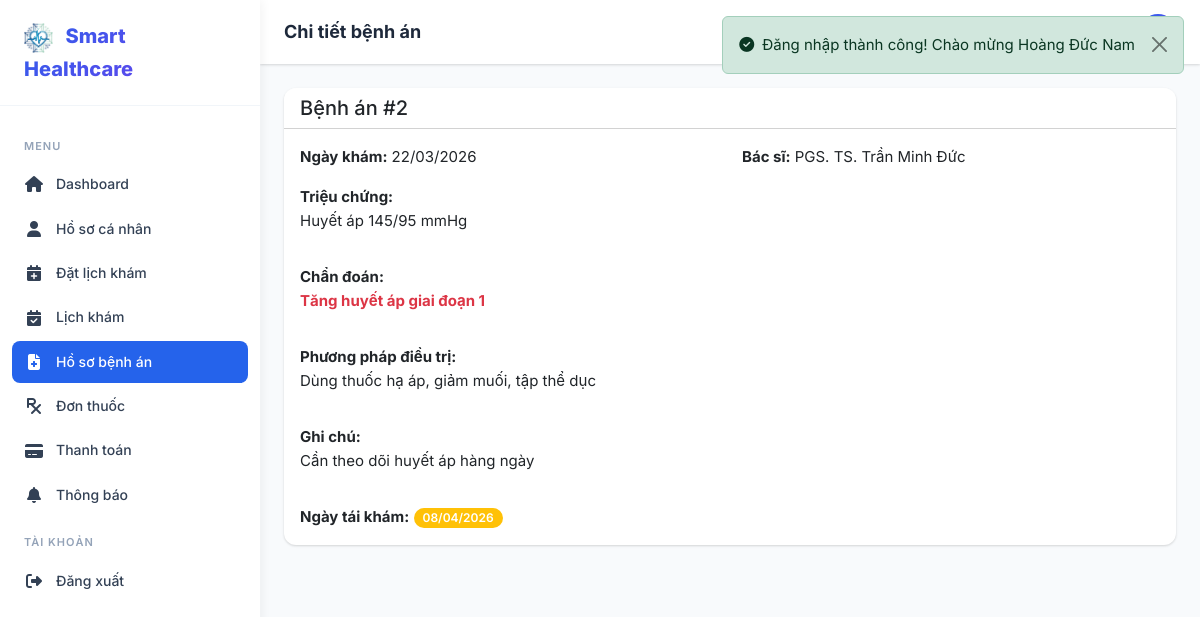
The app's page /patient/medical-records/2 (signed in) with its own data.
### tables this page shows
CREATE TABLE medical_records (
    id INT AUTO_INCREMENT PRIMARY KEY,
    appointment_id INT NOT NULL,
    patient_id INT NOT NULL,
    doctor_id INT NOT NULL,
    diagnosis TEXT DEFAULT NULL,
    symptoms TEXT DEFAULT NULL,
    treatment TEXT DEFAULT NULL,
    notes TEXT DEFAULT NULL,
    follow_up_date DATE DEFAULT NULL,
    created_at TIMESTAMP DEFAULT CURRENT_TIMESTAMP,
    updated_at TIMESTAMP DEFAULT CURRENT_TIMESTAMP ON UPDATE CURRENT_TIMESTAMP,
    INDEX idx_medrec_patient (patient_id),
    INDEX idx_medrec_doctor (doctor_id),
    FOREIGN KEY (appointment_id) REFERENCES appointments(id) ON DELETE CASCADE,
    FOREIGN KEY (patient_id) REFERENCES patients(id) ON DELETE CASCADE,
    FOREIGN KEY (doctor_id) REFERENCES doctors(id) ON DELETE CASCADE
);

CREATE TABLE users (
    id INT AUTO_INCREMENT PRIMARY KEY,
    role_id INT NOT NULL,
    email VARCHAR(255) NOT NULL UNIQUE,
    password VARCHAR(255) NOT NULL,
    full_name VARCHAR(255) NOT NULL,
    phone VARCHAR(20) DEFAULT NULL,
    avatar VARCHAR(500) DEFAULT NULL,
    status ENUM('active','inactive','banned') DEFAULT 'active',
    created_at TIMESTAMP DEFAULT CURRENT_TIMESTAMP,
    updated_at TIMESTAMP DEFAULT CURRENT_TIMESTAMP ON UPDATE CURRENT_TIMESTAMP,
    INDEX idx_users_email (email),
    INDEX idx_users_role (role_id),
    INDEX idx_users_status (status),
    FOREIGN KEY (role_id) REFERENCES roles(id) ON DELETE RESTRICT
);

### app/controllers/PatientController.php (called while the page is built, shortened)
<?php
class PatientController extends Controller
{
    public function medicalRecordDetail(string $id): void
    {
        $record = (new MedicalRecord())->findFull((int)$id);
        $images = (new MedicalImage())->byRecord((int)$id);
        $this->view('patient/medical_record_detail', [
            'title'  => 'Chi tiết bệnh án',
            'record' => $record,
            'images' => $images,
        ], 'dashboard');
    }
}

### public/index.php (called while the page is built, shortened)
<?php
spl_autoload_register(function ($class) {
    $paths = [
        APP_PATH . '/core/' . $class . '.php',
        APP_PATH . '/models/' . $class . '.php',
        APP_PATH . '/controllers/' . $class . '.php',
    ];
    foreach ($paths as $path) {
        if (file_exists($path)) {
            return;
        }
    }
});
require_once APP_PATH . '/helpers/functions.php';
$url = isset($_GET['url']) ? rtrim($_GET['url'], '/') : '';
$router = new Router();
$router->dispatch($url);

### app/core/Model.php (called while the page is built, shortened)
<?php
class Model
{
    protected static ?PDO $db = null;
    public static function setDatabase(PDO $pdo): void
    {
        self::$db = $pdo;
    }
    protected function db(): PDO
    {
        return self::$db;
    }
    public function queryOne(string $sql, array $params = []): ?array
    {
        $stmt = $this->db()->prepare($sql);
        $stmt->execute($params);
        $result = $stmt->fetch();
        return $result ?: null;
    }
}

### app/models/MedicalRecord.php (called while the page is built, shortened)
<?php
class MedicalRecord extends Model
{
    public function findFull(int $id): ?array
    {
        return $this->queryOne(
            "SELECT mr.*, up.full_name as patient_name, ud.full_name as doctor_name,
                    s.name as specialty_name
             FROM medical_records mr
             JOIN patients p ON mr.patient_id = p.id
             JOIN users up ON p.user_id = up.id
             JOIN doctors d ON mr.doctor_id = d.id
             JOIN users ud ON d.user_id = ud.id
             LEFT JOIN specialties s ON d.specialty_id = s.id
             WHERE mr.id = ?", [$id]
        );
    }
}

### app/helpers/functions.php (called while the page is built, shortened)
<?php
function e(?string $value): string
{
    return htmlspecialchars($value ?? '', ENT_QUOTES, 'UTF-8');
}
function format_date(?string $date): string
{
    return date('d/m/Y', strtotime($date));
}

### app/views/patient/medical_record_detail.php (the view, shortened to what this page needs)
<div class="card card-custom mb-4"><div class="card-header bg-white"><h5 class="mb-0">Bệnh án #<?= $record['id'] ?></h5></div><div class="card-body"><div class="row">
    <div class="col-md-6 mb-3"><strong>Ngày khám:</strong> <?= format_date($record['created_at']) ?></div>
    <div class="col-md-6 mb-3"><strong>Bác sĩ:</strong> <?= e($record['doctor_name'] ?? '') ?></div>
    <div class="col-12 mb-3"><strong>Triệu chứng:</strong><p><?= nl2br(e($record['symptoms'] ?? '')) ?></p></div>
    <div class="col-12 mb-3"><strong>Chẩn đoán:</strong><p class="text-danger fw-bold"><?= nl2br(e($record['diagnosis'] ?? '')) ?></p></div>
    <div class="col-12 mb-3"><strong>Phương pháp điều trị:</strong><p><?= nl2br(e($record['treatment'] ?? '')) ?></p></div>
    <?php if ($record['notes']): ?><div class="col-12 mb-3"><strong>Ghi chú:</strong><p><?= nl2br(e($record['notes'])) ?></p></div><?php endif; ?>
    <?php if ($record['follow_up_date']): ?><div class="col-12"><strong>Ngày tái khám:</strong> <span class="badge bg-warning"><?= format_date($record['follow_up_date']) ?></span></div><?php endif; ?>
</div></div></div>

### app/core/Router.php (shortened to what this page needs)
<?php
class Router
{
    private array $routes = [];
    private function addRoute(string $method, string $uri, string $action): void
    {
        $pattern = preg_replace('/\{([a-zA-Z_]+)\}/', '(?P<$1>[^/]+)', $uri);
        $pattern = '#^' . $pattern . '$#';
        $this->routes[] = [
            'method'  => $method,
            'pattern' => $pattern,
            'action'  => $action,
        ];
    }
    public function dispatch(string $url): void
    {
        $method = $_SERVER['REQUEST_METHOD'];
        foreach ($this->routes as $route) {
            if ($route['method'] !== $method) continue;
            if (preg_match($route['pattern'], $url, $matches)) {
                $params = array_filter($matches, 'is_string', ARRAY_FILTER_USE_KEY);
                [$controllerName, $actionName] = explode('@', $route['action']);
                $controller = new $controllerName();
                call_user_func_array([$controller, $actionName], $params);
                return;
            }
        }
    }
}

### assets/css/style.css (style rules this page uses)
:root { --primary: #2563eb; --primary-dark: #1d4ed8; --primary-light: #dbeafe; --accent: #10b981; --accent-dark: #059669; --danger: #ef4444; --warning: #f59e0b; --info: #06b6d4; --dark: #1e293b; --dark-2: #334155; --gray: #64748b; --gray-light: #94a3b8; --light: #f1f5f9; --lighter: #f8fafc; --white: #ffffff; --shadow: 0 1px 3px rgba(0,0,0,.1), 0 1px 2px rgba(0,0,0,.06); --shadow-md: 0 4px 6px rgba(0,0,0,.07), 0 2px 4px rgba(0,0,0,.06); --shadow-lg: 0 10px 15px rgba(0,0,0,.1), 0 4px 6px rgba(0,0,0,.05); --radius: 0.75rem; --radius-sm: 0.5rem; --sidebar-width: 260px; --topbar-height: 64px; --transition: all 0.3s ease; --font: 'Inter', -apple-system, BlinkMacSystemFont, sans-serif; --gradient-primary: linear-gradient(135deg, #2563eb 0%, #7c3aed 100%); --gradient-accent: linear-gradient(135deg, #10b981 0%, #06b6d4 100%); --gradient-hero: linear-gradient(135deg, #1e3a8a 0%, #7c3aed 50%, #2563eb 100%); }
* { margin: 0; padding: 0; box-sizing: border-box; }
body { font-family: var(--font); font-size: 0.9375rem; color: var(--dark); background: var(--lighter); line-height: 1.6; -webkit-font-smoothing: antialiased; }
.card-custom { border: none; border-radius: var(--radius); box-shadow: var(--shadow); transition: var(--transition); overflow: hidden; background: var(--white); }
.badge { font-weight: 600; font-size: 0.75rem; padding: 0.35em 0.75em; border-radius: 50px; }

### records on screen
medical_records: id "2", created_at "22/03/2026", users.full_name "PGS. TS. Trần Minh Đức", symptoms "Huyết áp 145/95 mmHg", diagnosis "Tăng huyết áp giai đoạn 1", treatment "Dùng thuốc hạ áp, giảm muối, tập thể dục", notes "Cần theo dõi huyết áp hàng ngày", follow_up_date "08/04/2026"
